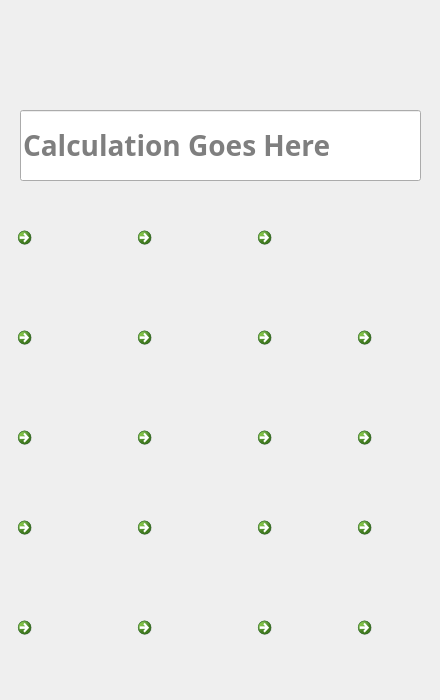
<?xml version="1.0" encoding="UTF-8"?>
<ui version="4.0">
 <class>Calculator</class>
 <widget class="QMainWindow" name="Calculator">
  <property name="geometry">
   <rect>
    <x>0</x>
    <y>0</y>
    <width>440</width>
    <height>700</height>
   </rect>
  </property>
  <property name="minimumSize">
   <size>
    <width>440</width>
    <height>700</height>
   </size>
  </property>
  <property name="maximumSize">
   <size>
    <width>440</width>
    <height>700</height>
   </size>
  </property>
  <property name="windowTitle">
   <string>Calculator</string>
  </property>
  <property name="windowIcon">
   <iconset resource="resources.qrc">
    <normaloff>:/newPrefix/logo.png</normaloff>:/newPrefix/logo.png</iconset>
  </property>
  <widget class="QWidget" name="centralwidget">
   <widget class="QLabel" name="background">
    <property name="geometry">
     <rect>
      <x>0</x>
      <y>0</y>
      <width>440</width>
      <height>700</height>
     </rect>
    </property>
    <property name="text">
     <string/>
    </property>
    <property name="pixmap">
     <pixmap resource="resources.qrc">:/newPrefix/background.png</pixmap>
    </property>
    <property name="scaledContents">
     <bool>true</bool>
    </property>
   </widget>
   <widget class="QLineEdit" name="Answer">
    <property name="geometry">
     <rect>
      <x>20</x>
      <y>110</y>
      <width>401</width>
      <height>71</height>
     </rect>
    </property>
    <property name="font">
     <font>
      <family>Leelawadee</family>
      <pointsize>21</pointsize>
      <weight>75</weight>
      <italic>false</italic>
      <bold>true</bold>
      <underline>false</underline>
      <strikeout>false</strikeout>
     </font>
    </property>
    <property name="focusPolicy">
     <enum>Qt::StrongFocus</enum>
    </property>
    <property name="placeholderText">
     <string>Calculation Goes Here</string>
    </property>
   </widget>
   <widget class="QCommandLinkButton" name="decimal">
    <property name="geometry">
     <rect>
      <x>10</x>
      <y>610</y>
      <width>81</width>
      <height>71</height>
     </rect>
    </property>
    <property name="focusPolicy">
     <enum>Qt::NoFocus</enum>
    </property>
    <property name="text">
     <string/>
    </property>
    <property name="icon">
     <iconset resource="resources.qrc">
      <normaloff>:/newPrefix/dummy.png</normaloff>:/newPrefix/dummy.png</iconset>
    </property>
   </widget>
   <widget class="QCommandLinkButton" name="zero">
    <property name="geometry">
     <rect>
      <x>130</x>
      <y>610</y>
      <width>81</width>
      <height>71</height>
     </rect>
    </property>
    <property name="focusPolicy">
     <enum>Qt::NoFocus</enum>
    </property>
    <property name="text">
     <string/>
    </property>
    <property name="icon">
     <iconset resource="resources.qrc">
      <normaloff>:/newPrefix/dummy.png</normaloff>:/newPrefix/dummy.png</iconset>
    </property>
   </widget>
   <widget class="QCommandLinkButton" name="equal">
    <property name="geometry">
     <rect>
      <x>250</x>
      <y>610</y>
      <width>81</width>
      <height>71</height>
     </rect>
    </property>
    <property name="focusPolicy">
     <enum>Qt::NoFocus</enum>
    </property>
    <property name="text">
     <string/>
    </property>
    <property name="icon">
     <iconset resource="resources.qrc">
      <normaloff>:/newPrefix/dummy.png</normaloff>:/newPrefix/dummy.png</iconset>
    </property>
   </widget>
   <widget class="QCommandLinkButton" name="addition">
    <property name="geometry">
     <rect>
      <x>350</x>
      <y>610</y>
      <width>81</width>
      <height>71</height>
     </rect>
    </property>
    <property name="focusPolicy">
     <enum>Qt::NoFocus</enum>
    </property>
    <property name="text">
     <string/>
    </property>
    <property name="icon">
     <iconset resource="resources.qrc">
      <normaloff>:/newPrefix/dummy.png</normaloff>:/newPrefix/dummy.png</iconset>
    </property>
   </widget>
   <widget class="QCommandLinkButton" name="subtraction">
    <property name="geometry">
     <rect>
      <x>350</x>
      <y>510</y>
      <width>81</width>
      <height>71</height>
     </rect>
    </property>
    <property name="focusPolicy">
     <enum>Qt::NoFocus</enum>
    </property>
    <property name="text">
     <string/>
    </property>
    <property name="icon">
     <iconset resource="resources.qrc">
      <normaloff>:/newPrefix/dummy.png</normaloff>:/newPrefix/dummy.png</iconset>
    </property>
   </widget>
   <widget class="QCommandLinkButton" name="division">
    <property name="geometry">
     <rect>
      <x>350</x>
      <y>420</y>
      <width>81</width>
      <height>71</height>
     </rect>
    </property>
    <property name="focusPolicy">
     <enum>Qt::NoFocus</enum>
    </property>
    <property name="text">
     <string/>
    </property>
    <property name="icon">
     <iconset resource="resources.qrc">
      <normaloff>:/newPrefix/dummy.png</normaloff>:/newPrefix/dummy.png</iconset>
    </property>
   </widget>
   <widget class="QCommandLinkButton" name="multiplication">
    <property name="geometry">
     <rect>
      <x>350</x>
      <y>320</y>
      <width>81</width>
      <height>71</height>
     </rect>
    </property>
    <property name="focusPolicy">
     <enum>Qt::NoFocus</enum>
    </property>
    <property name="text">
     <string/>
    </property>
    <property name="icon">
     <iconset resource="resources.qrc">
      <normaloff>:/newPrefix/dummy.png</normaloff>:/newPrefix/dummy.png</iconset>
    </property>
   </widget>
   <widget class="QCommandLinkButton" name="three">
    <property name="geometry">
     <rect>
      <x>250</x>
      <y>510</y>
      <width>81</width>
      <height>71</height>
     </rect>
    </property>
    <property name="focusPolicy">
     <enum>Qt::NoFocus</enum>
    </property>
    <property name="text">
     <string/>
    </property>
    <property name="icon">
     <iconset resource="resources.qrc">
      <normaloff>:/newPrefix/dummy.png</normaloff>:/newPrefix/dummy.png</iconset>
    </property>
   </widget>
   <widget class="QCommandLinkButton" name="two">
    <property name="geometry">
     <rect>
      <x>130</x>
      <y>510</y>
      <width>81</width>
      <height>71</height>
     </rect>
    </property>
    <property name="focusPolicy">
     <enum>Qt::NoFocus</enum>
    </property>
    <property name="text">
     <string/>
    </property>
    <property name="icon">
     <iconset resource="resources.qrc">
      <normaloff>:/newPrefix/dummy.png</normaloff>:/newPrefix/dummy.png</iconset>
    </property>
   </widget>
   <widget class="QCommandLinkButton" name="one">
    <property name="geometry">
     <rect>
      <x>10</x>
      <y>510</y>
      <width>81</width>
      <height>71</height>
     </rect>
    </property>
    <property name="focusPolicy">
     <enum>Qt::NoFocus</enum>
    </property>
    <property name="text">
     <string/>
    </property>
    <property name="icon">
     <iconset resource="resources.qrc">
      <normaloff>:/newPrefix/dummy.png</normaloff>:/newPrefix/dummy.png</iconset>
    </property>
   </widget>
   <widget class="QCommandLinkButton" name="six">
    <property name="geometry">
     <rect>
      <x>250</x>
      <y>420</y>
      <width>81</width>
      <height>71</height>
     </rect>
    </property>
    <property name="focusPolicy">
     <enum>Qt::NoFocus</enum>
    </property>
    <property name="text">
     <string/>
    </property>
    <property name="icon">
     <iconset resource="resources.qrc">
      <normaloff>:/newPrefix/dummy.png</normaloff>:/newPrefix/dummy.png</iconset>
    </property>
   </widget>
   <widget class="QCommandLinkButton" name="five">
    <property name="geometry">
     <rect>
      <x>130</x>
      <y>420</y>
      <width>81</width>
      <height>71</height>
     </rect>
    </property>
    <property name="focusPolicy">
     <enum>Qt::NoFocus</enum>
    </property>
    <property name="text">
     <string/>
    </property>
    <property name="icon">
     <iconset resource="resources.qrc">
      <normaloff>:/newPrefix/dummy.png</normaloff>:/newPrefix/dummy.png</iconset>
    </property>
   </widget>
   <widget class="QCommandLinkButton" name="four">
    <property name="geometry">
     <rect>
      <x>10</x>
      <y>420</y>
      <width>81</width>
      <height>71</height>
     </rect>
    </property>
    <property name="focusPolicy">
     <enum>Qt::NoFocus</enum>
    </property>
    <property name="text">
     <string/>
    </property>
    <property name="icon">
     <iconset resource="resources.qrc">
      <normaloff>:/newPrefix/dummy.png</normaloff>:/newPrefix/dummy.png</iconset>
    </property>
   </widget>
   <widget class="QCommandLinkButton" name="nine">
    <property name="geometry">
     <rect>
      <x>250</x>
      <y>320</y>
      <width>81</width>
      <height>71</height>
     </rect>
    </property>
    <property name="focusPolicy">
     <enum>Qt::NoFocus</enum>
    </property>
    <property name="text">
     <string/>
    </property>
    <property name="icon">
     <iconset resource="resources.qrc">
      <normaloff>:/newPrefix/dummy.png</normaloff>:/newPrefix/dummy.png</iconset>
    </property>
   </widget>
   <widget class="QCommandLinkButton" name="eight">
    <property name="geometry">
     <rect>
      <x>130</x>
      <y>320</y>
      <width>81</width>
      <height>71</height>
     </rect>
    </property>
    <property name="focusPolicy">
     <enum>Qt::NoFocus</enum>
    </property>
    <property name="text">
     <string/>
    </property>
    <property name="icon">
     <iconset resource="resources.qrc">
      <normaloff>:/newPrefix/dummy.png</normaloff>:/newPrefix/dummy.png</iconset>
    </property>
   </widget>
   <widget class="QCommandLinkButton" name="seven">
    <property name="geometry">
     <rect>
      <x>10</x>
      <y>320</y>
      <width>81</width>
      <height>71</height>
     </rect>
    </property>
    <property name="focusPolicy">
     <enum>Qt::NoFocus</enum>
    </property>
    <property name="text">
     <string/>
    </property>
    <property name="icon">
     <iconset resource="resources.qrc">
      <normaloff>:/newPrefix/dummy.png</normaloff>:/newPrefix/dummy.png</iconset>
    </property>
   </widget>
   <widget class="QCommandLinkButton" name="bracket">
    <property name="geometry">
     <rect>
      <x>10</x>
      <y>220</y>
      <width>81</width>
      <height>71</height>
     </rect>
    </property>
    <property name="focusPolicy">
     <enum>Qt::NoFocus</enum>
    </property>
    <property name="text">
     <string/>
    </property>
    <property name="icon">
     <iconset resource="resources.qrc">
      <normaloff>:/newPrefix/dummy.png</normaloff>:/newPrefix/dummy.png</iconset>
    </property>
   </widget>
   <widget class="QCommandLinkButton" name="root">
    <property name="geometry">
     <rect>
      <x>130</x>
      <y>220</y>
      <width>81</width>
      <height>71</height>
     </rect>
    </property>
    <property name="focusPolicy">
     <enum>Qt::NoFocus</enum>
    </property>
    <property name="text">
     <string/>
    </property>
    <property name="icon">
     <iconset resource="resources.qrc">
      <normaloff>:/newPrefix/dummy.png</normaloff>:/newPrefix/dummy.png</iconset>
    </property>
   </widget>
   <widget class="QCommandLinkButton" name="clear">
    <property name="geometry">
     <rect>
      <x>250</x>
      <y>220</y>
      <width>181</width>
      <height>71</height>
     </rect>
    </property>
    <property name="focusPolicy">
     <enum>Qt::NoFocus</enum>
    </property>
    <property name="text">
     <string/>
    </property>
    <property name="icon">
     <iconset resource="resources.qrc">
      <normaloff>:/newPrefix/dummy.png</normaloff>:/newPrefix/dummy.png</iconset>
    </property>
   </widget>
  </widget>
 </widget>
 <resources>
  <include location="resources.qrc"/>
 </resources>
 <connections/>
</ui>
